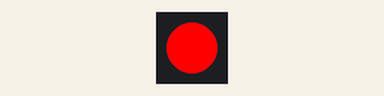
Bench run of a program on a simulated Pycom board running MicroPython. Parts: 1 RGB LEDs in strip order, left to right. Library files of the repository ran but are not shown: 1 file(s).

Above: at 0.5 s.
At 1.5 s:
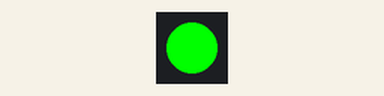
At 5.5 s:
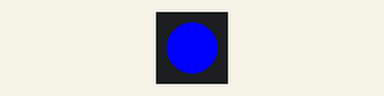
Timing chart, 0 to 6.9 s (numbered marks = the images above):
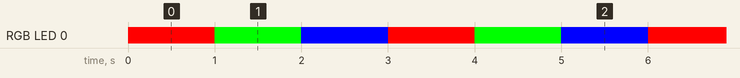

Measured:
- by itself, RGB LED 0: repeats every 3.0 s: RGB(0, 255, 0) 1.0 s, RGB(0, 0, 255) 1.0 s, RGB(255, 0, 0) 1.0 s
- by itself, everything shown: repeats every 3.0 s, in 3 steps

The program:

main.py
```python
import pycom
import time

pycom.heartbeat(False)

while True:
    #colors in hexadecimal (0xRRGGBB)
    pycom.rgbled(0xFF0000)  # Red
    time.sleep(1)
    pycom.rgbled(0x00FF00)  # Green
    time.sleep(1)
    pycom.rgbled(0x0000FF)  # Blue
    time.sleep(1)
```
